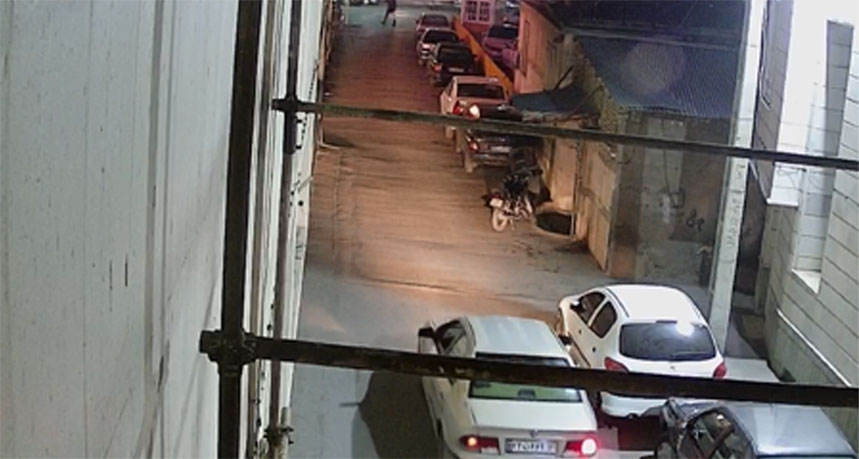
#> input picture images/sample/01.jpg, 859 x 459 px
$ python discrete_fourier_transform.py
#> lines starting #> are read from the running program, lines starting #| are printed output that depends on the picture
from __future__ import print_function
import sys

import cv2 as cv
import numpy as np

img = cv.imread("images/sample/01.jpg", cv.IMREAD_GRAYSCALE)
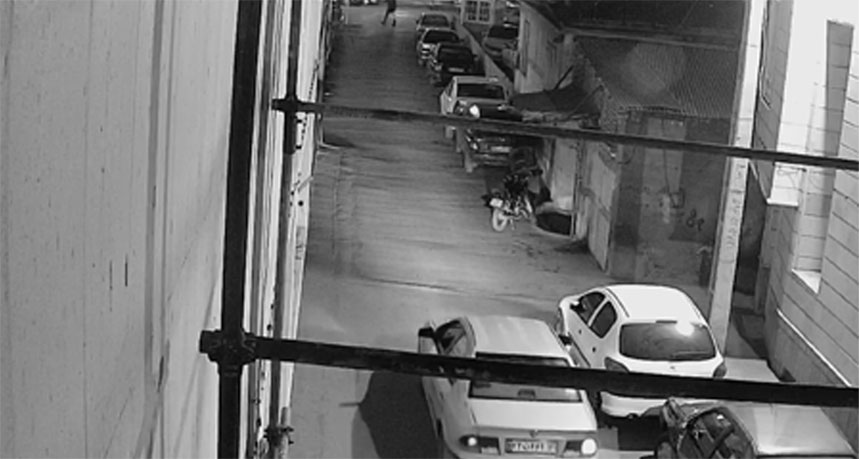
#> img: shape (459, 859); min 0, max 255, mean 116.4


# Expand the image to an optimal size
# The performance of a DFT is dependent of the image size. It tends to be the fastest for
# image sizes that are multiple of the numbers two, three and five. Therefore, to achieve
# maximal performance it is generally a good idea to pad border values to the image to get a
# size with such traits. The getOptimalDFTSize() returns this optimal size and we can use the
# copyMakeBorder() function to expand the borders of an image (the appended pixels are
# initialized with zero):

rows, cols = img.shape
#> rows = 459; cols = 859
m = cv.getOptimalDFTSize(rows)
#> m = 480
n = cv.getOptimalDFTSize(cols)
#> n = 864
padded = cv.copyMakeBorder(img, 0, m - rows, 0, n -
                           cols, cv.BORDER_CONSTANT, value=[0, 0, 0])
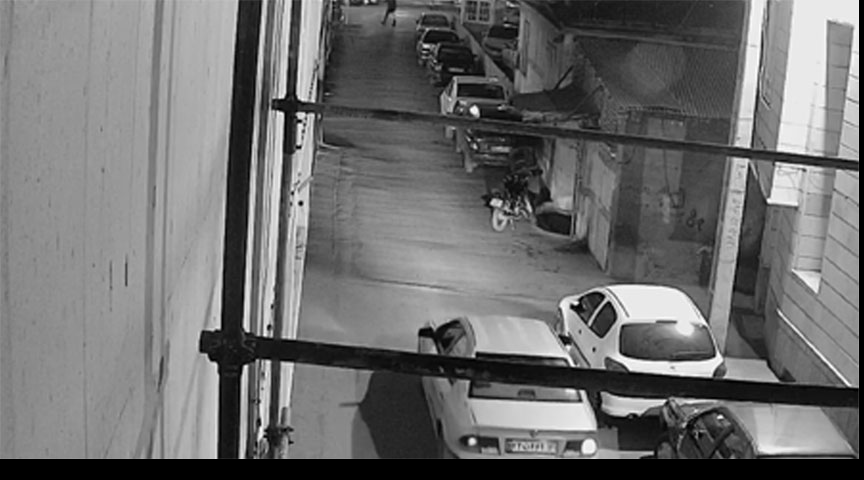
#> padded: shape (480, 864); min 0, max 255, mean 110.6


# Make place for both the complex and the real values
# The result of a Fourier Transform is complex. This implies that for each image value the
# result is two image values (one per component). Moreover, the frequency domains range is
#  much larger than its spatial counterpart. Therefore, we store these usually at least in a
# float format. Therefore we'll convert our input image to this type and expand it with
# another channel to hold the complex values:

planes = [np.float32(padded), np.zeros(padded.shape, np.float32)]
complexI = cv.merge(planes)  # Add to the expanded another plane with zeroes


# Make the Discrete Fourier Transform
# It's possible an in-place calculation (same input as output):

cv.dft(complexI, complexI)  # this way the result may fit in the source matrix

# Transform the real and complex values to magnitude
# A complex number has a real (Re) and a complex (imaginary - Im) part. The results of a
# DFT are complex numbers.
# Translated to OpenCV code:

cv.split(complexI, planes)   # planes[0] = Re(DFT(I), planes[1] = Im(DFT(I))
cv.magnitude(planes[0], planes[1], planes[0])  # planes[0] = magnitude
magI = planes[0]

# Switch to a logarithmic scale
# It turns out that the dynamic range of the Fourier coefficients is too large to be
# displayed on the screen. We have some small and some high changing values that we can't
# observe like this. Therefore the high values will all turn out as white points, while the
# small ones as black. To use the gray scale values to for visualization we can transform our
# linear scale to a logarithmic one:
# M1=log(1+M)
# Translated to OpenCV code:
matOfOnes = np.ones(magI.shape, dtype=magI.dtype)
cv.add(matOfOnes, magI, magI)  # switch to logarithmic scale
#> matOfOnes: shape (480, 864) float32; every value is 1
cv.log(magI, magI)

# Crop and rearrange
# Remember, that at the first step, we expanded the image? Well, it's time to throw away the
# newly introduced values. For visualization purposes we may also rearrange the quadrants
# of the result, so that the origin (zero, zero) corresponds with the image center.
magI_rows, magI_cols = magI.shape
#> magI_rows = 480; magI_cols = 864
# crop the spectrum, if it has an odd number of rows or columns
magI = magI[0:(magI_rows & -2), 0:(magI_cols & -2)]
cx = int(magI_rows/2)
#> cx = 240
cy = int(magI_cols/2)
#> cy = 432

q0 = magI[0:cx, 0:cy]         # Top-Left - Create a ROI per quadrant
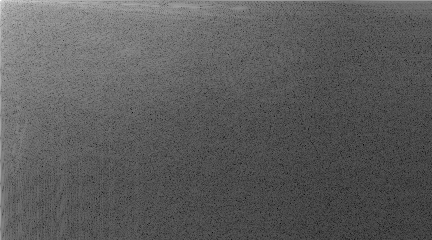
#> q0: shape (240, 432) float32; min 1.2, max 17.64, mean 7.14; drawn with min black and max white
q1 = magI[cx:cx+cx, 0:cy]     # Top-Right
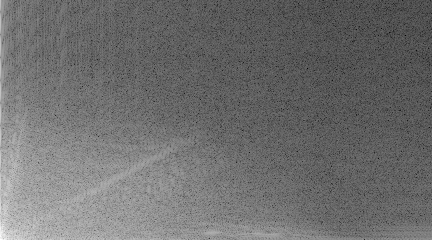
#> q1: shape (240, 432) float32; min 1.04, max 15.1, mean 7.15; drawn with min black and max white
q2 = magI[0:cx, cy:cy+cy]     # Bottom-Left
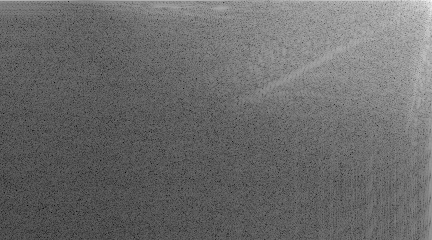
#> q2: shape (240, 432) float32; min 1.04, max 15.61, mean 7.15; drawn with min black and max white
q3 = magI[cx:cx+cx, cy:cy+cy]  # Bottom-Right
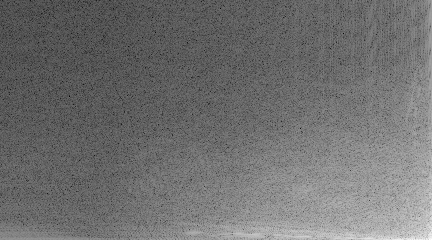
#> q3: shape (240, 432) float32; min 1.2, max 14.6, mean 7.1; drawn with min black and max white

tmp = np.copy(q0)               # swap quadrants (Top-Left with Bottom-Right)
magI[0:cx, 0:cy] = q3
magI[cx:cx + cx, cy:cy + cy] = tmp

tmp = np.copy(q1)               # swap quadrant (Top-Right with Bottom-Left)
magI[cx:cx + cx, 0:cy] = q2
magI[0:cx, cy:cy + cy] = tmp
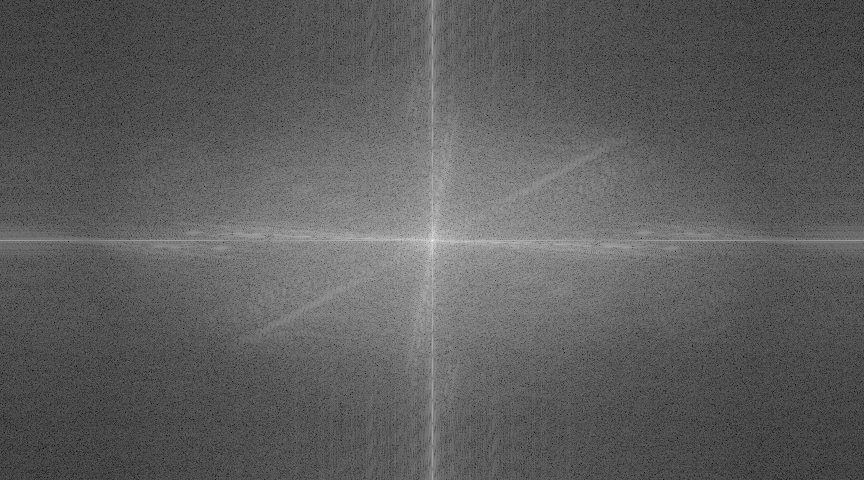
#> magI: shape (480, 864) float32; min 1.04, max 17.64, mean 7.14; drawn with min black and max white

# Normalize
# This is done again for visualization purposes. We now have the magnitudes,
# however this are still out of our image display range of zero to one. We normalize our
# values to this range using the cv::normalize() function.

# Transform the matrix with float values into a
cv.normalize(magI, magI, 0, 1, cv.NORM_MINMAX)

cv.imshow("Input Image", img)    # Show the result
cv.imshow("spectrum magnitude", magI)
cv.waitKey(0)
cv.destroyAllWindows()

$ run again, with images/sample/02.jpg copied over images/sample/01.jpg
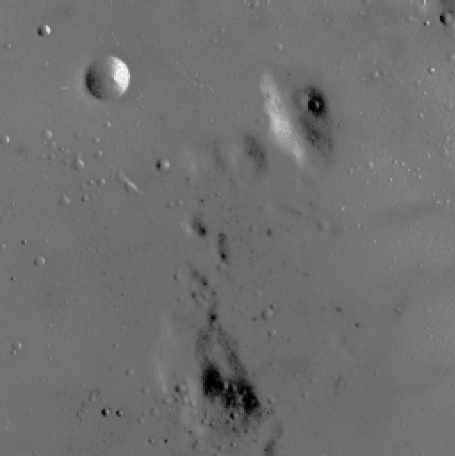
#> input picture images/sample/02.jpg, 455 x 456 px
#> img is the input picture: shape (456, 455); min 0, max 254, mean 112.1
#> matOfOnes: shape (480, 480) float32; every value is 1
#> `q1 = magI[cx:cx+cx, 0:cy]`:
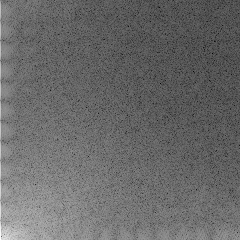
#> q1: shape (240, 240) float32; min 0.913, max 14.18, mean 6.43; drawn with min black and max white
#> `magI[0:cx, cy:cy + cy] = tmp`:
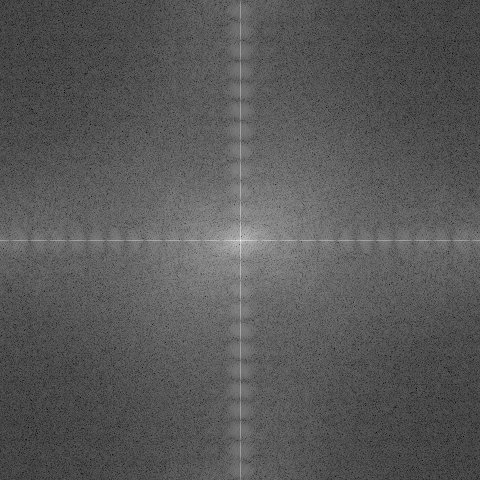
#> magI: shape (480, 480) float32; min 0.78, max 16.96, mean 6.43; drawn with min black and max white

$ run again, with images/sample/03.jpg copied over images/sample/01.jpg
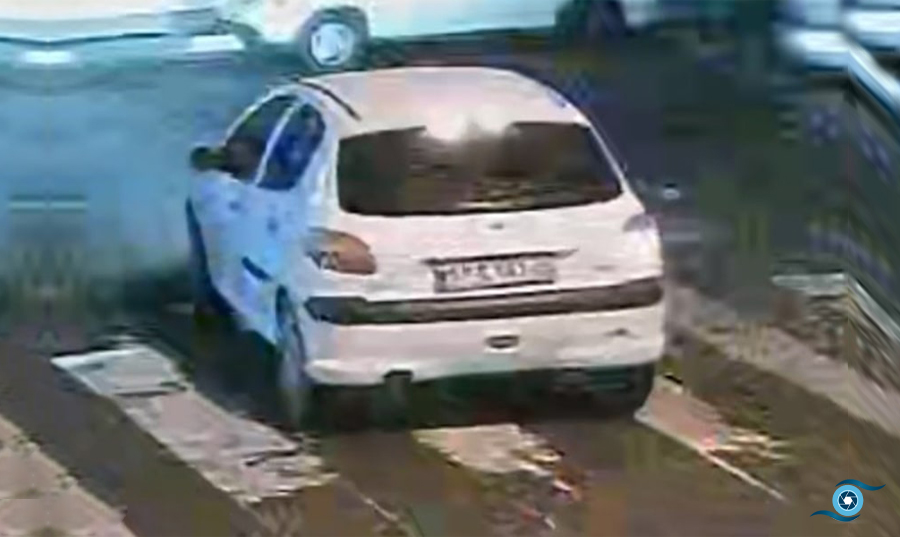
#> input picture images/sample/03.jpg, 900 x 537 px
#> matOfOnes: shape (540, 900) float32; every value is 1
#> `q3 = magI[cx:cx+cx, cy:cy+cy]`:
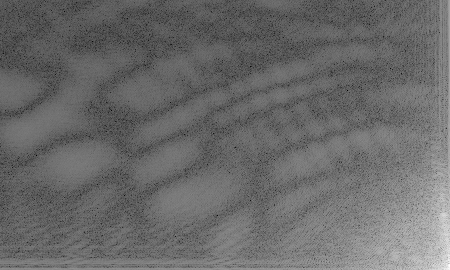
#> q3: shape (270, 450) float32; min 1.05, max 14.95, mean 6.86; drawn with min black and max white
#> `magI[0:cx, cy:cy + cy] = tmp`:
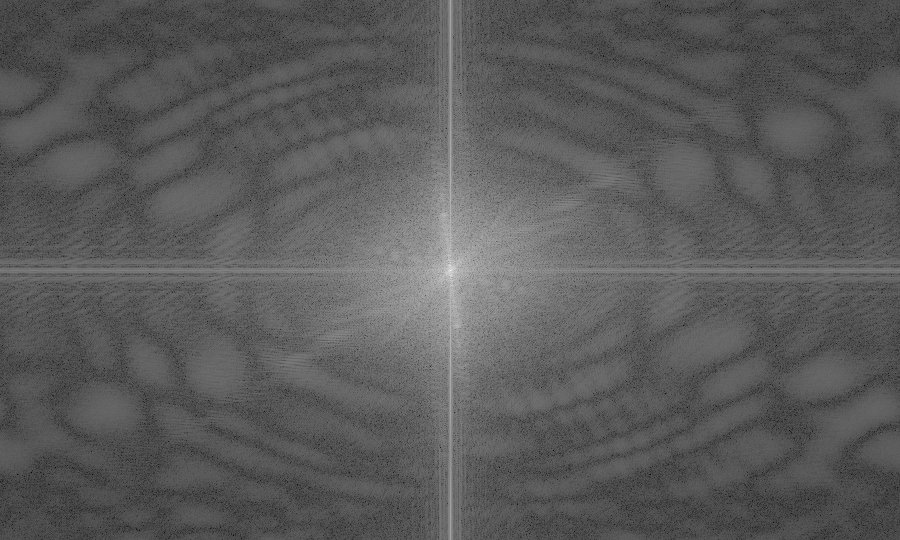
#> magI: shape (540, 900) float32; min 0.832, max 17.78, mean 6.87; drawn with min black and max white

$ run again, with images/sample/04.jpg copied over images/sample/01.jpg
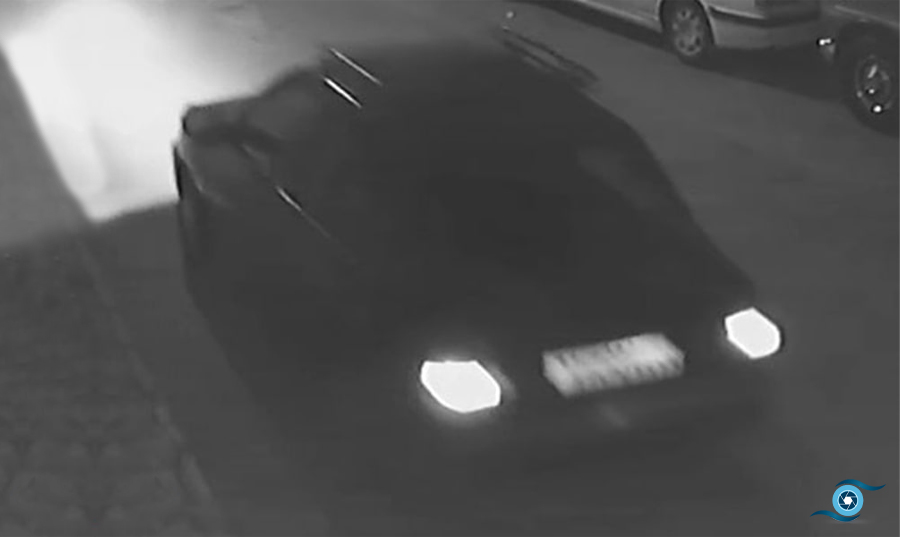
#> input picture images/sample/04.jpg, 900 x 537 px
#> matOfOnes: shape (540, 900) float32; every value is 1
#> `magI[0:cx, cy:cy + cy] = tmp`:
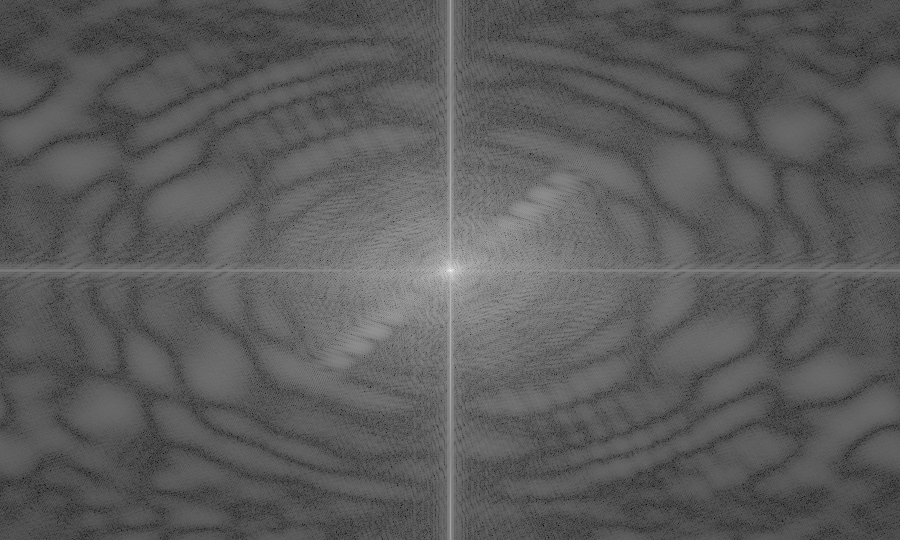
#> magI: shape (540, 900) float32; min 0.642, max 17.52, mean 6.7; drawn with min black and max white
